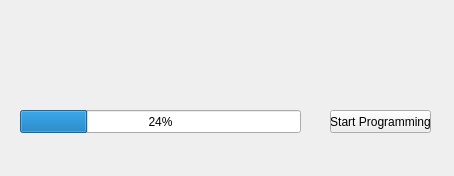
<?xml version="1.0" encoding="UTF-8"?>
<ui version="4.0">
 <class>Form</class>
 <widget class="QWidget" name="Form">
  <property name="geometry">
   <rect>
    <x>0</x>
    <y>0</y>
    <width>454</width>
    <height>176</height>
   </rect>
  </property>
  <property name="windowTitle">
   <string>NUVOTON_ISP_TOOL</string>
  </property>
  <widget class="QPushButton" name="pushButton">
   <property name="geometry">
    <rect>
     <x>330</x>
     <y>110</y>
     <width>101</width>
     <height>23</height>
    </rect>
   </property>
   <property name="text">
    <string>Start Programming</string>
   </property>
  </widget>
  <widget class="QProgressBar" name="progressBar">
   <property name="geometry">
    <rect>
     <x>20</x>
     <y>110</y>
     <width>281</width>
     <height>23</height>
    </rect>
   </property>
   <property name="value">
    <number>24</number>
   </property>
  </widget>
  <widget class="QLabel" name="label">
   <property name="geometry">
    <rect>
     <x>100</x>
     <y>30</y>
     <width>291</width>
     <height>71</height>
    </rect>
   </property>
   <property name="text">
    <string/>
   </property>
   <property name="pixmap">
    <pixmap>IMG/company.png</pixmap>
   </property>
  </widget>
 </widget>
 <resources/>
 <connections/>
</ui>
